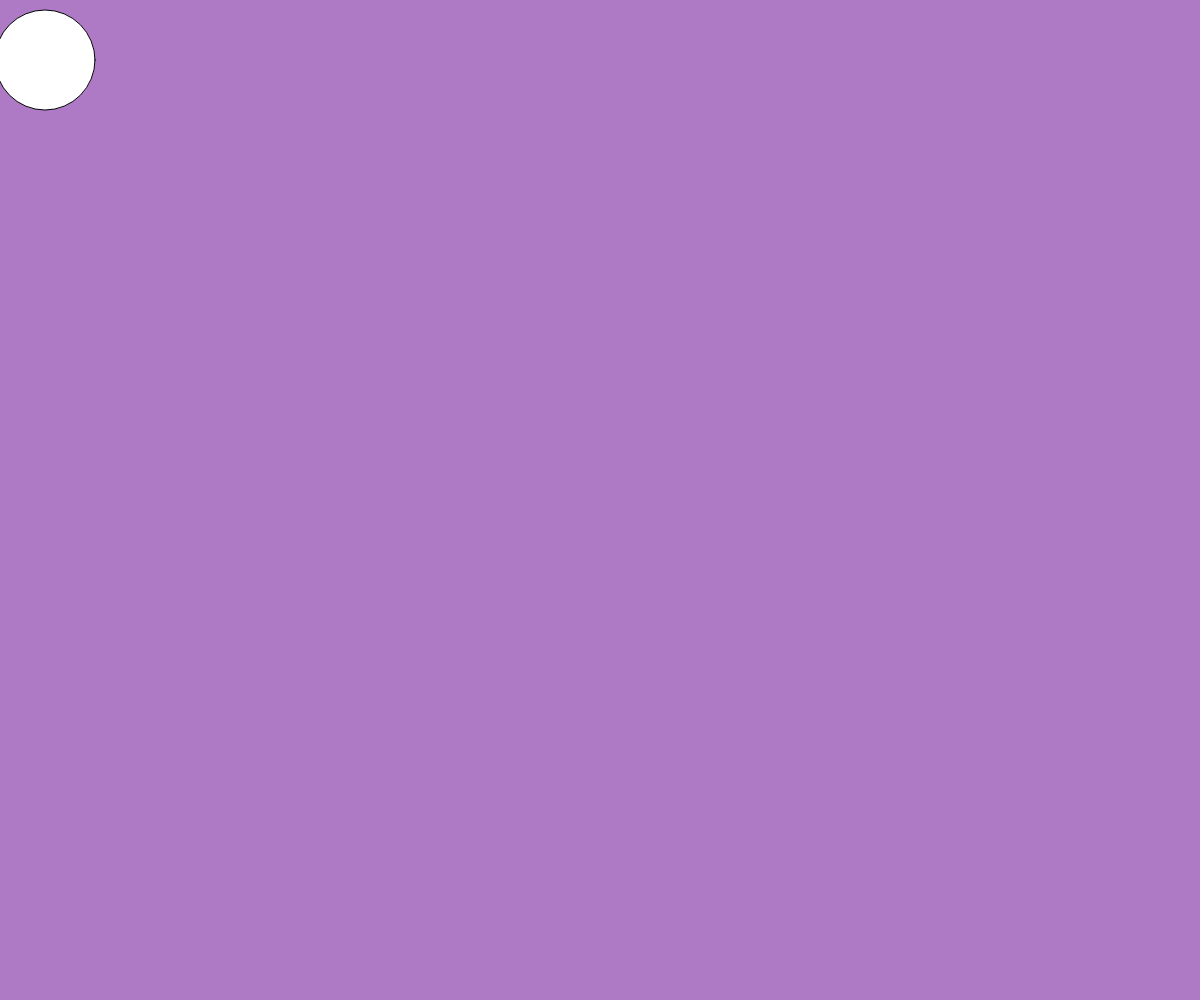
Frame 1 (no input)
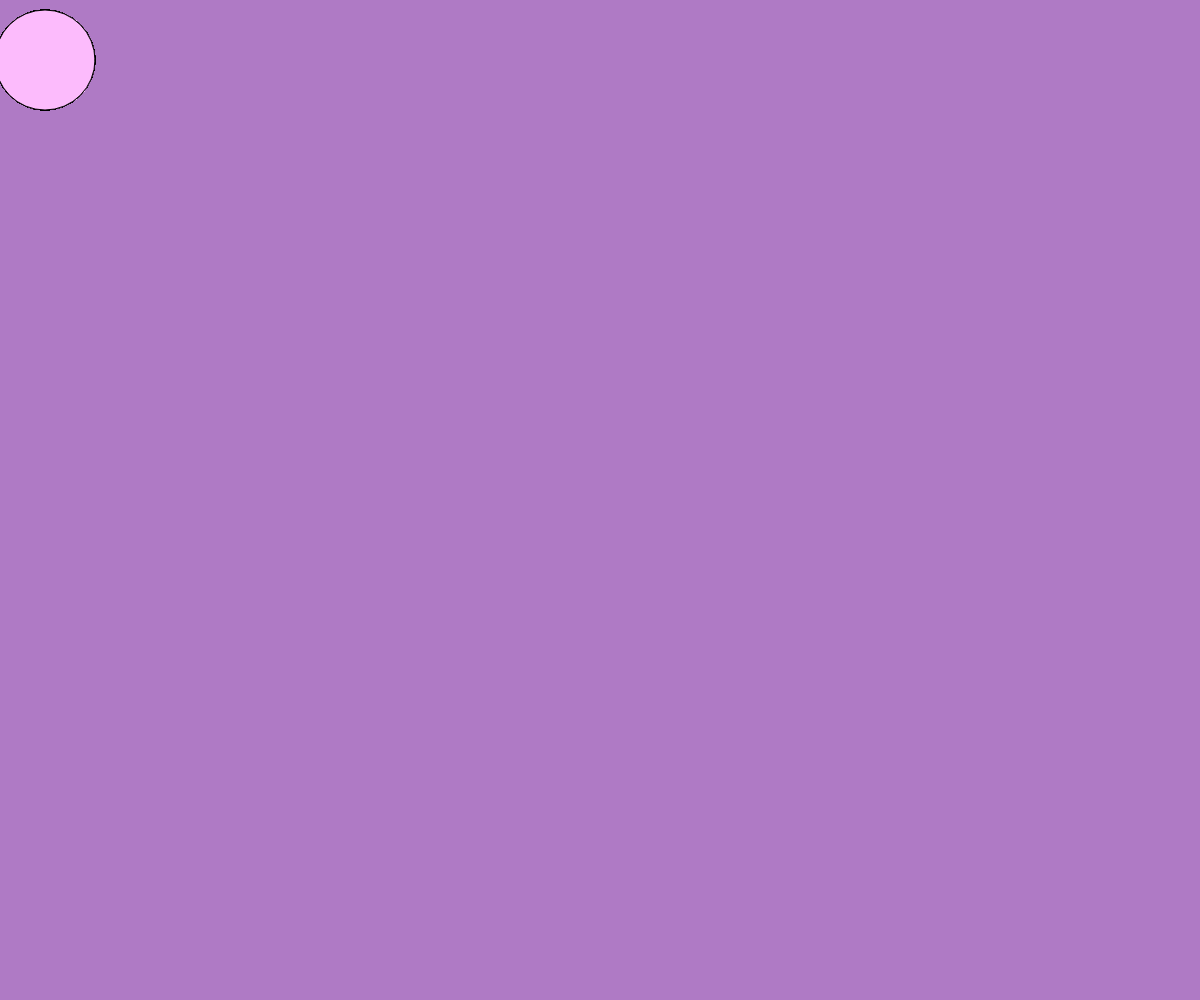
Frame 60 (no input)
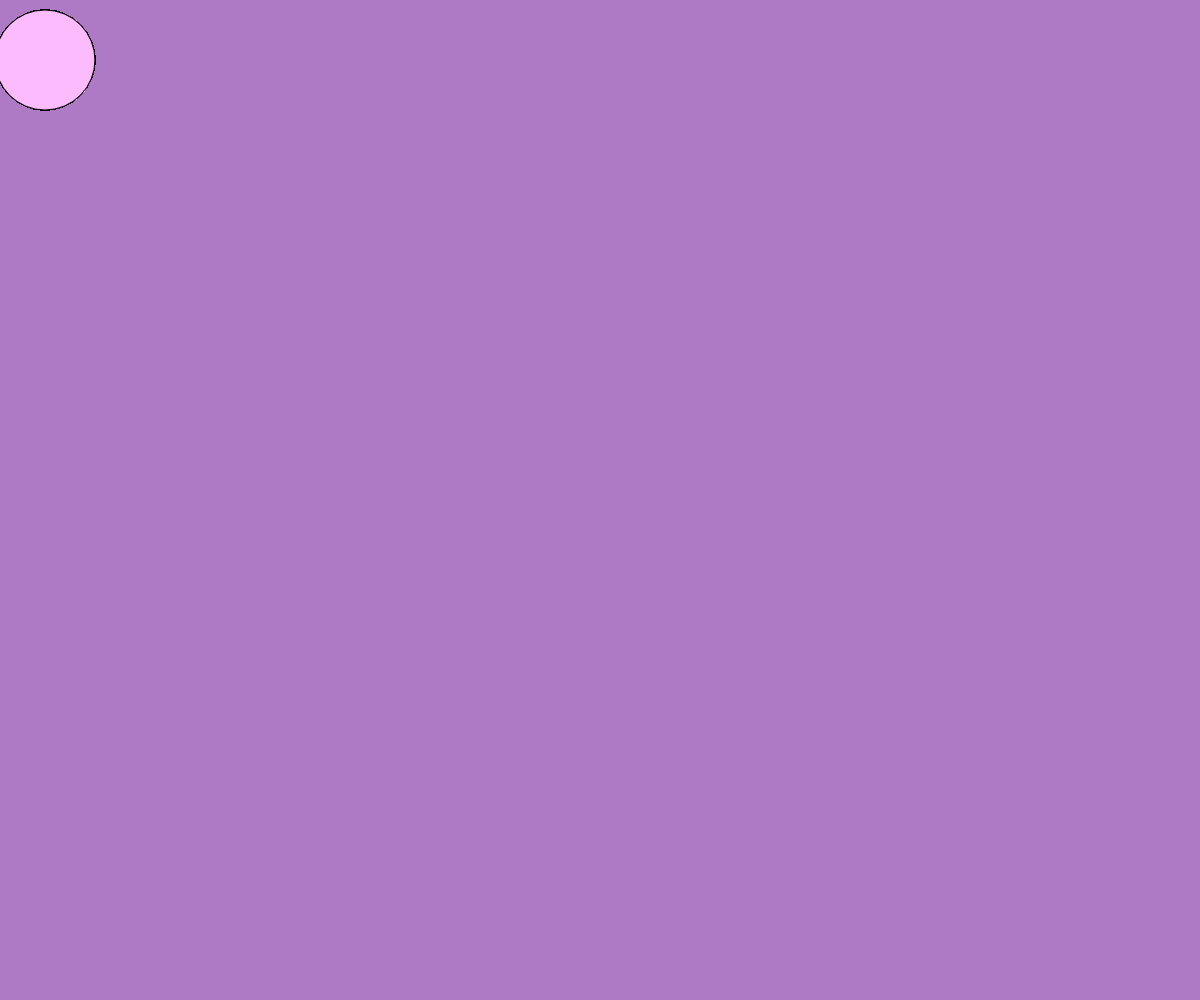
Frame 120 (the mouse pressed at the canvas centre since frame 60)

The p5.js sketch that drew these frames (run headless with seeded random() and noise() and a simulated clock; from frame 60 on, the mouse is pressed at the canvas centre):

// p5.js sketch
// ── sketch.js
var cnv;

function centerCanvas() {
  var x = (windowWidth - width) / 2;
  var y = (windowHeight - height) / 2;
  cnv.position(x, y);
}

function setup() {
  cnv = createCanvas(windowWidth, windowHeight);
  centerCanvas();
  background(175, 122, 197);
}

function windowResized() {
  centerCanvas();
}

function draw() {
  ellipse(45, 60, 100, 100);
  fill(252, 187, 252);
}
